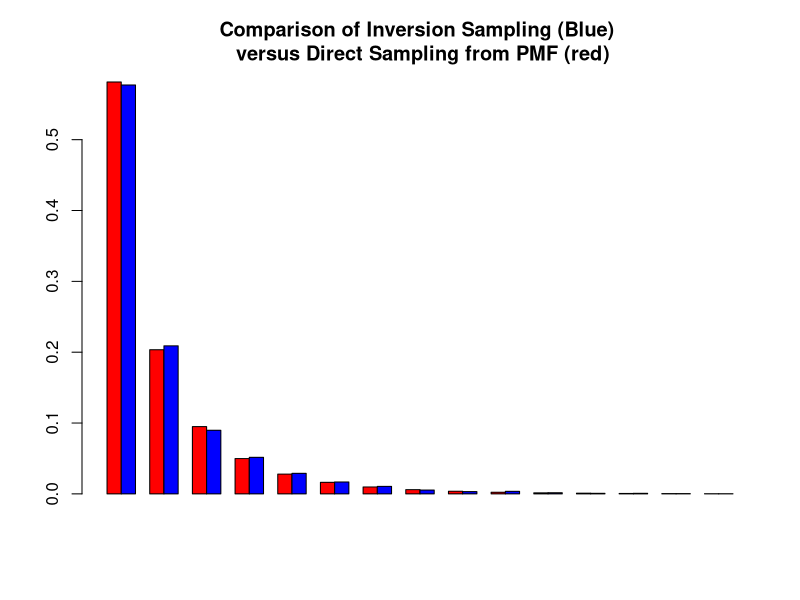

Write R code to recreate this figure.
### PROBLEM 1
log_series = function(p, n) {
  X = vector('numeric', n)
  for (i in 1:n){
    U = runif(1)
    k = 1; S = -(1-p)/log(p)
    while(S<U){
      k = k+1
      S = S+((-(1-p)^k)/(k*log(p)))
    }
    X[i] = k
  }
  return(X)
}

inversion_sample = log_series(0.3, 5000)
y_inversion = as.data.frame(table(inversion_sample)/5000)

#  sample directly from the probability mass function to compare distribution
test_fun = function(x) {(-.7^x)/(x*log(0.3))}
x = as.vector(as.numeric(y_inversion[,1])) # use x values from our inversion sample
y_direct = test_fun(x)

# compare graphically
barplot(rbind(y_direct, as.vector(as.numeric(y_inversion[,2]))), beside=T, col=c('red','blue'),
        main = 'Comparison of Inversion Sampling (Blue) \n versus Direct Sampling from PMF (red)')

